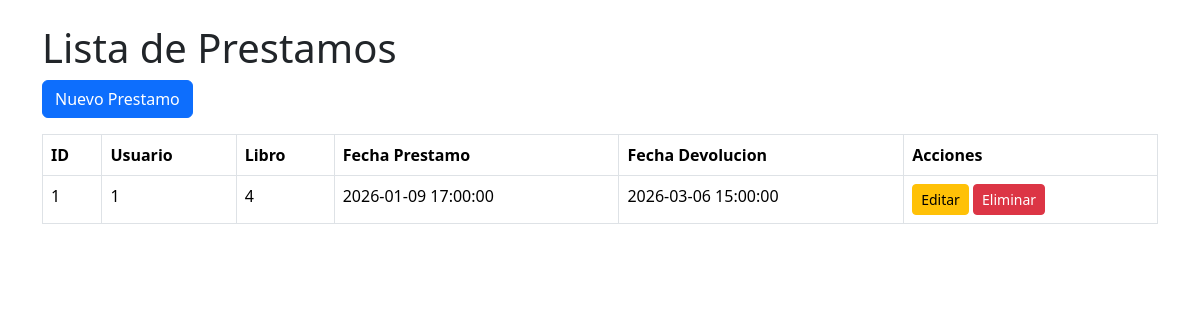
/prestamos.php, run on the app's committed database.
### tables this page shows
CREATE TABLE `prestamos` (
  `id` int(11) NOT NULL,
  `usuario_id` int(11) NOT NULL,
  `libro_id` int(11) NOT NULL,
  `fecha_prestamo` datetime DEFAULT NULL,
  `fecha_devolucion` datetime DEFAULT NULL
);

### controladores/PrestamoControlador.php (called while the page is built, shortened)
<?php
include_once "modelos/Prestamo.php";
class PrestamoControlador{
    private $modelo;
    public function __construct(){
        $this->modelo = new Prestamo();
    }
    public function inicio(){
        $datos = $this->modelo->obtener();
        include_once "vistas/prestamos/index.php";
    }
}
?>

### config/conexion.php (called while the page is built)
<?php
class Conexion{
    public static function conectar(){
        try{
            $conn = new PDO(
                "mysql:host=127.0.0.1;dbname=biblioteca_mvc",
                "root",
                ""
            );
            $conn->setAttribute(PDO::ATTR_ERRMODE, PDO::ERRMODE_EXCEPTION);
            return $conn;
        }catch(PDOException $e){
            die("Error de conexión: " . $e->getMessage());
        }
    }
}
?>

### modelos/Prestamo.php (called while the page is built, shortened)
<?php
include_once "config/conexion.php";
class Prestamo{
    private $db;
    public function __construct(){
        $this->db = Conexion::conectar();
    }
    public function obtener(){
        $sql = "SELECT * FROM prestamos";
        $stmt = $this->db->prepare($sql);
        $stmt->execute();
        return $stmt->fetchAll(PDO::FETCH_ASSOC);
    }
}
?>

### vistas/prestamos/index.php (the view, shortened to what this page needs)
<!DOCTYPE html>
<html lang="es">
<head>
<link href="https://cdn.jsdelivr.net/npm/bootstrap@5.3.3/dist/css/bootstrap.min.css" rel="stylesheet">
</head>
<body class="container mt-4">
<h1>Lista de Prestamos</h1>
<a href="prestamos.php?action=crear"
class="btn btn-primary mb-3">
    Nuevo Prestamo
</a>
<table class="table table-bordered table-hover">
<tr>
    <th>ID</th>
    <th>Usuario</th>
    <th>Libro</th>
    <th>Fecha Prestamo</th>
    <th>Fecha Devolucion</th>
    <th>Acciones</th>
</tr>
<?php foreach($datos as $d){ ?>
<tr>
    <td><?= $d['id'] ?></td>
    <td><?= $d['usuario_id'] ?></td>
    <td><?= $d['libro_id'] ?></td>
    <td><?= $d['fecha_prestamo'] ?></td>
    <td><?= $d['fecha_devolucion'] ?></td>
    <td>
        <a href="prestamos.php?action=editar&id=<?= $d['id'] ?>"
        class="btn btn-warning btn-sm">
            Editar
        </a>
        <a href="prestamos.php?action=eliminar&id=<?= $d['id'] ?>"
        class="btn btn-danger btn-sm">
            Eliminar
        </a>
    </td>
</tr>
<?php } ?>
</table>
</body>
</html>

### data on the page
prestamos: id "1", usuario "1", libro "4", fecha_prestamo "2026-01-09 17:00:00", fecha_devolucion "2026-03-06 15:00:00"
